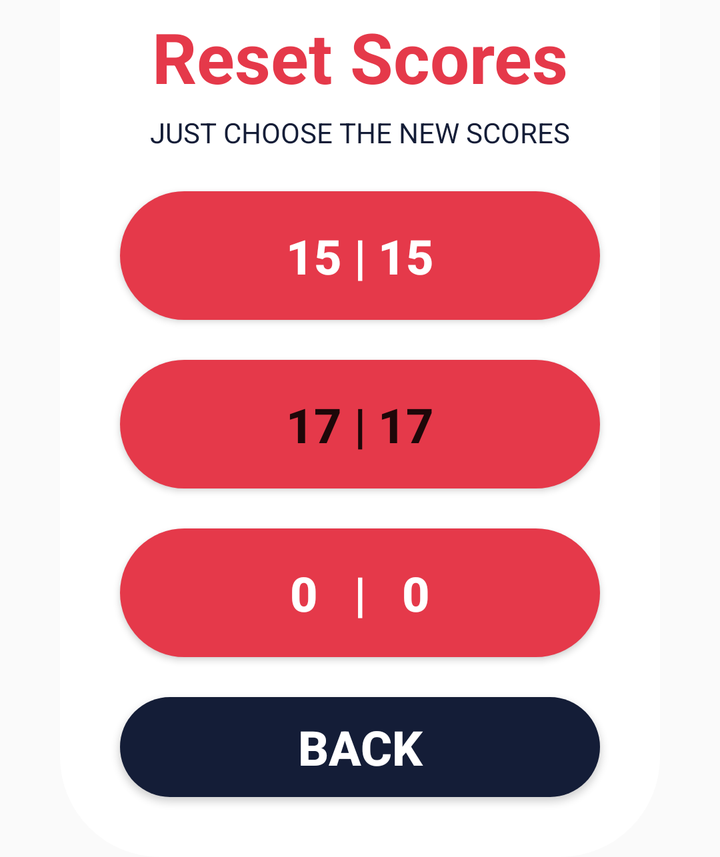
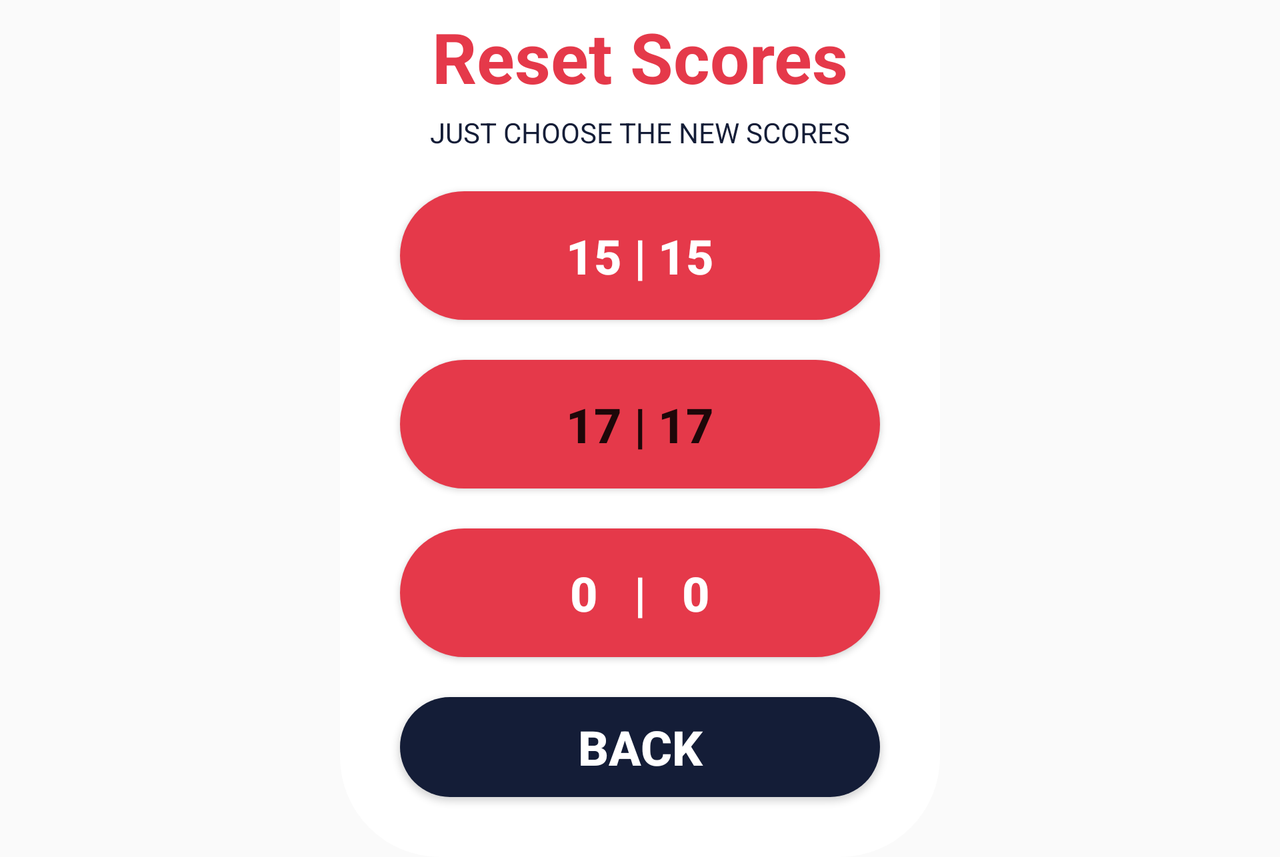

The same Android screen from two of the app's own layout files: first res/layout/ as a phone draws it, then the repository's variant for another configuration, drawn on a device whose configuration selects that folder. Both files follow.
<!-- AndroidManifest.xml: application theme AppTheme -->
<!-- res/layout/resetpop.xml -->
<?xml version="1.0" encoding="utf-8"?>
<LinearLayout xmlns:android="http://schemas.android.com/apk/res/android"
    android:id="@+id/reset_popup_elements"
    style="@android:style/Theme.Dialog"
    android:layout_width="300dp"
    android:layout_height="wrap_content"
    android:layout_gravity="center"
    android:background="@drawable/white_round_bg"
    android:orientation="vertical">
    
    <TextView
        android:layout_width="match_parent"
        android:layout_height="wrap_content"
        android:layout_gravity="center"
        android:background="@color/White"
        android:gravity="center"
        android:padding="5dp"
        android:paddingEnd="30dp"
        android:paddingLeft="30dp"
        android:paddingRight="30dp"
        android:paddingStart="30dp"
        android:text="@string/reset"
        android:textColor="@color/Red"
        android:textSize="35sp"
        android:textStyle="bold" />
    
    <TextView
        android:layout_width="match_parent"
        android:layout_height="wrap_content"
        android:gravity="center"
        android:text="@string/JUST_CHOOSE"
        android:textAllCaps="true"
        android:textColor="@color/DrakBlue" />
    
    <Button
        android:id="@+id/reset15"
        android:layout_width="match_parent"
        android:layout_height="wrap_content"
        android:layout_gravity="center"
        android:layout_marginLeft="30dp"
        android:layout_marginRight="30dp"
        android:layout_marginTop="20dp"
        android:background="@drawable/red_round_bg"
        android:padding="16dp"
        android:text="@string/fifteenAll"
        android:textColor="@color/White"
        android:textSize="24sp"
        android:textStyle="bold" />
    
    <Button
        android:id="@+id/reset17"
        android:layout_width="match_parent"
        android:layout_height="wrap_content"
        android:layout_gravity="center"
        android:layout_marginBottom="20dp"
        android:layout_marginLeft="30dp"
        android:layout_marginRight="30dp"
        android:layout_marginTop="20dp"
        android:background="@drawable/red_round_bg"
        android:padding="16dp"
        android:text="@string/seventeenAll"
        android:textSize="24sp"
        android:textStyle="bold" />
    
    <Button
        android:id="@+id/reset0"
        android:layout_width="match_parent"
        android:layout_height="wrap_content"
        android:layout_marginBottom="20dp"
        android:layout_marginLeft="30dp"
        android:layout_marginRight="30dp"
        android:background="@drawable/red_round_bg"
        android:padding="16dp"
        android:text="@string/ZeroAll"
        android:textColor="@color/White"
        android:textSize="24sp"
        android:textStyle="bold" />
    
    <Button
        android:id="@+id/back"
        android:layout_width="match_parent"
        android:layout_height="wrap_content"
        android:layout_gravity="center"
        android:layout_marginBottom="30dp"
        android:layout_marginLeft="30dp"
        android:layout_marginRight="30dp"
        android:background="@drawable/dark_round_bg"
        android:gravity="center"
        android:text="@string/RESETBACK"
        android:textColor="@color/White"
        android:textSize="24sp"
        android:textStyle="bold" />
</LinearLayout>
<!-- resources referenced by this layout -->
<resources>
  <color name="DrakBlue">#141D37</color>
  <color name="Red">#E5394A</color>
  <color name="White">#fff</color>
  <!-- drawable dark_round_bg (drawable) -->
  <?xml version="1.0" encoding="utf-8"?>
  <shape xmlns:android="http://schemas.android.com/apk/res/android"
      android:shape="rectangle">
  
      <solid android:color="#141D37" />
  
      <size
          android:width="80dp"
          android:height="50dp" />
  
      <corners android:radius="50dp" />
  
  </shape>
  <!-- drawable red_round_bg (drawable) -->
  <?xml version="1.0" encoding="utf-8"?>
  <shape xmlns:android="http://schemas.android.com/apk/res/android"
      android:shape="rectangle">
  
      <solid android:color="#E5394A" />
  
      <size
          android:width="80dp"
          android:height="30dp" />
  
      <corners android:radius="40dp" />
  
  </shape>
  <!-- drawable white_round_bg (drawable) -->
  <?xml version="1.0" encoding="utf-8"?>
  <shape xmlns:android="http://schemas.android.com/apk/res/android"
      android:shape="rectangle">
  
      <solid android:color="#ffffff" />
  
      <size
          android:width="60dp"
          android:height="30dp" />
  
      <corners android:radius="50dp" />
  
  </shape>
  <string name="JUST_CHOOSE">Just choose The New Scores</string>
  <string name="RESETBACK">BACK</string>
  <string name="ZeroAll">0\u0020\u0020\u0020|\u0020\u0020\u00200</string>
  <string name="fifteenAll">15\u0020|\u002015</string>
  <string name="reset">Reset Scores</string>
  <string name="seventeenAll">17\u0020|\u002017</string>
  <style name="AppTheme" parent="Theme.AppCompat.Light.NoActionBar">
          
          <item name="colorPrimary">@color/Red</item>
          
          <item name="colorButtonNormal">@color/White</item>
      </style>
</resources>
<!-- res/layout-land/resetpop.xml (the repository's variant of the layout above) -->
<!-- drawn on the phone turned sideways -->
<?xml version="1.0" encoding="utf-8"?>
<ScrollView xmlns:android="http://schemas.android.com/apk/res/android"
    android:layout_width="wrap_content"
    android:layout_height="wrap_content"
    android:layout_gravity="center">

    <LinearLayout
        android:id="@+id/reset_popup_elements"
        android:layout_width="300dp"
        android:layout_height="wrap_content"
        android:layout_gravity="center"
        android:background="@drawable/white_round_bg"
        android:orientation="vertical">
        
    <TextView
        android:layout_width="match_parent"
        android:layout_height="wrap_content"
        android:layout_gravity="center"
        android:background="@color/White"
        android:gravity="center"
        android:padding="5dp"
        android:paddingEnd="30dp"
        android:paddingLeft="30dp"
        android:paddingRight="30dp"
        android:paddingStart="30dp"
        android:text="@string/reset"
        android:textColor="@color/Red"
        android:textSize="35sp"
        android:textStyle="bold" />
        
    <TextView
        android:layout_width="match_parent"
        android:layout_height="wrap_content"
        android:gravity="center"
        android:text="@string/JUST_CHOOSE"
        android:textAllCaps="true"
        android:textColor="@color/DrakBlue" />
        
    <Button
        android:id="@+id/reset15"
        android:layout_width="match_parent"
        android:layout_height="wrap_content"
        android:layout_gravity="center"
        android:layout_marginLeft="30dp"
        android:layout_marginRight="30dp"
        android:layout_marginTop="20dp"
        android:background="@drawable/red_round_bg"
        android:padding="16dp"
        android:text="@string/fifteenAll"
        android:textColor="@color/White"
        android:textSize="24sp"
        android:textStyle="bold" />
        
    <Button
        android:id="@+id/reset17"
        android:layout_width="match_parent"
        android:layout_height="wrap_content"
        android:layout_gravity="center"
        android:layout_marginBottom="20dp"
        android:layout_marginLeft="30dp"
        android:layout_marginRight="30dp"
        android:layout_marginTop="20dp"
        android:background="@drawable/red_round_bg"
        android:padding="16dp"
        android:text="@string/seventeenAll"
        android:textSize="24sp"
        android:textStyle="bold" />
        
    <Button
        android:id="@+id/reset0"
        android:layout_width="match_parent"
        android:layout_height="wrap_content"
        android:layout_marginBottom="20dp"
        android:layout_marginLeft="30dp"
        android:layout_marginRight="30dp"
        android:background="@drawable/red_round_bg"
        android:padding="16dp"
        android:text="@string/ZeroAll"
        android:textColor="@color/White"
        android:textSize="24sp"
        android:textStyle="bold" />
        
        <Button
            android:id="@+id/back"
            android:layout_width="match_parent"
            android:layout_height="wrap_content"
            android:layout_gravity="center"
            android:layout_marginBottom="30dp"
            android:layout_marginLeft="30dp"
            android:layout_marginRight="30dp"
            android:background="@drawable/dark_round_bg"
            android:gravity="center"
            android:text="@string/RESETBACK"
            android:textColor="@color/White"
            android:textSize="24sp"
            android:textStyle="bold" />
    </LinearLayout>
</ScrollView>
